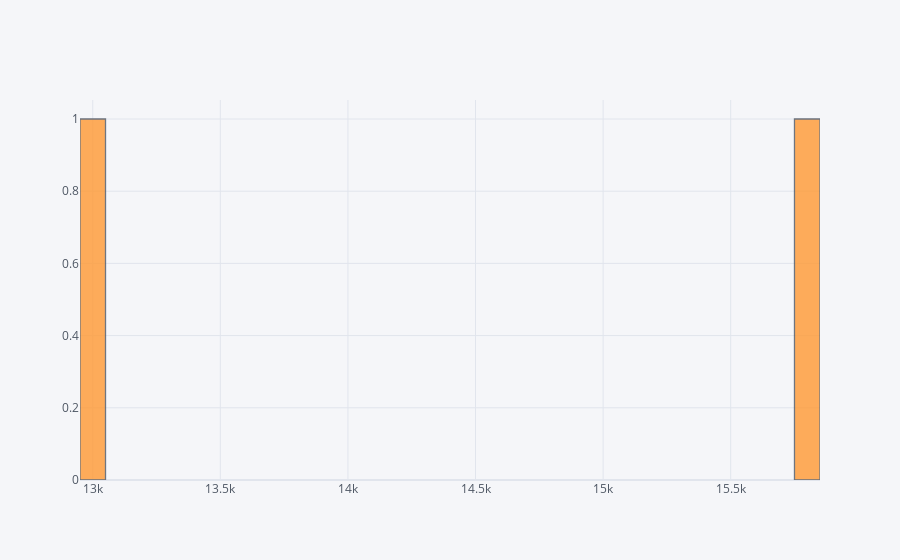

The notebook cell this image was saved under:
### Code cell
print(df1.groupby('fueltype')['price'].mean().sort_values())
print()
df1.groupby('fueltype')['price'].mean().iplot(kind='histogram',subplots=True,bins=50)

### Figure 1 — Plotly figure (JSON) as saved in the notebook; plotly's stock layout.template omitted (floating-point values rounded to 4 significant figures)
{"data": [{"histfunc": "count", "histnorm": "", "marker": {"color": "rgba(255, 153, 51, 1.0)", "line": {"color": "#4D5663", "width": 1.3}}, "name": "price", "nbinsx": 50, "opacity": 0.8, "orientation": "v", "type": "histogram", "x": [15840.0, 13000.0], "xaxis": "x", "yaxis": "y"}], "layout": {"barmode": "overlay", "legend": {"bgcolor": "#F5F6F9", "font": {"color": "#4D5663"}}, "paper_bgcolor": "#F5F6F9", "plot_bgcolor": "#F5F6F9", "title": {"font": {"color": "#4D5663"}}, "xaxis": {"anchor": "y", "domain": [0, 1], "gridcolor": "#E1E5ED", "showgrid": true, "tickfont": {"color": "#4D5663"}, "title": {"font": {"color": "#4D5663"}, "text": ""}, "zerolinecolor": "#E1E5ED"}, "yaxis": {"anchor": "x", "domain": [0, 1], "gridcolor": "#E1E5ED", "showgrid": true, "tickfont": {"color": "#4D5663"}, "title": {"font": {"color": "#4D5663"}, "text": ""}, "zerolinecolor": "#E1E5ED"}}}
